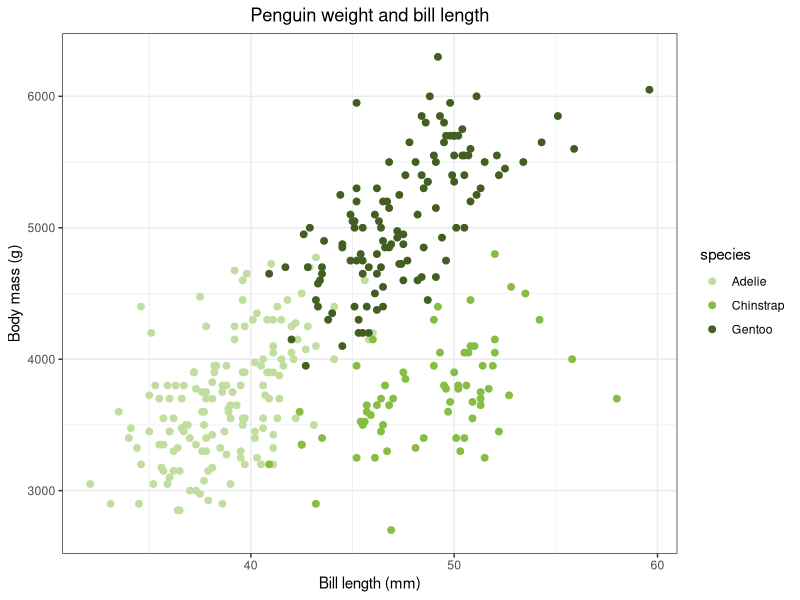

Generate this figure with R:
## ---- chunk 1
#| fig-width: 9
#| fig-height: 4.5
#| output-location: column
library("ggplot2")
library("palmerpenguins")
data(penguins, package = "palmerpenguins")
ggplot(penguins, aes(x      = bill_length_mm,
                     y      = body_mass_g,
                     colour = species)) +
    geom_point(size = 2) +
    theme_bw() +
    labs(x = "Bill length (mm)",
         y = "Body mass (g)") +
    ggtitle("Penguin weight and bill length") +
    theme(plot.title = element_text(hjust = 0.5)) +
    scale_colour_manual(values = c("#c1dea0",
                                   "#85be42",
                                   "#425f21"))
